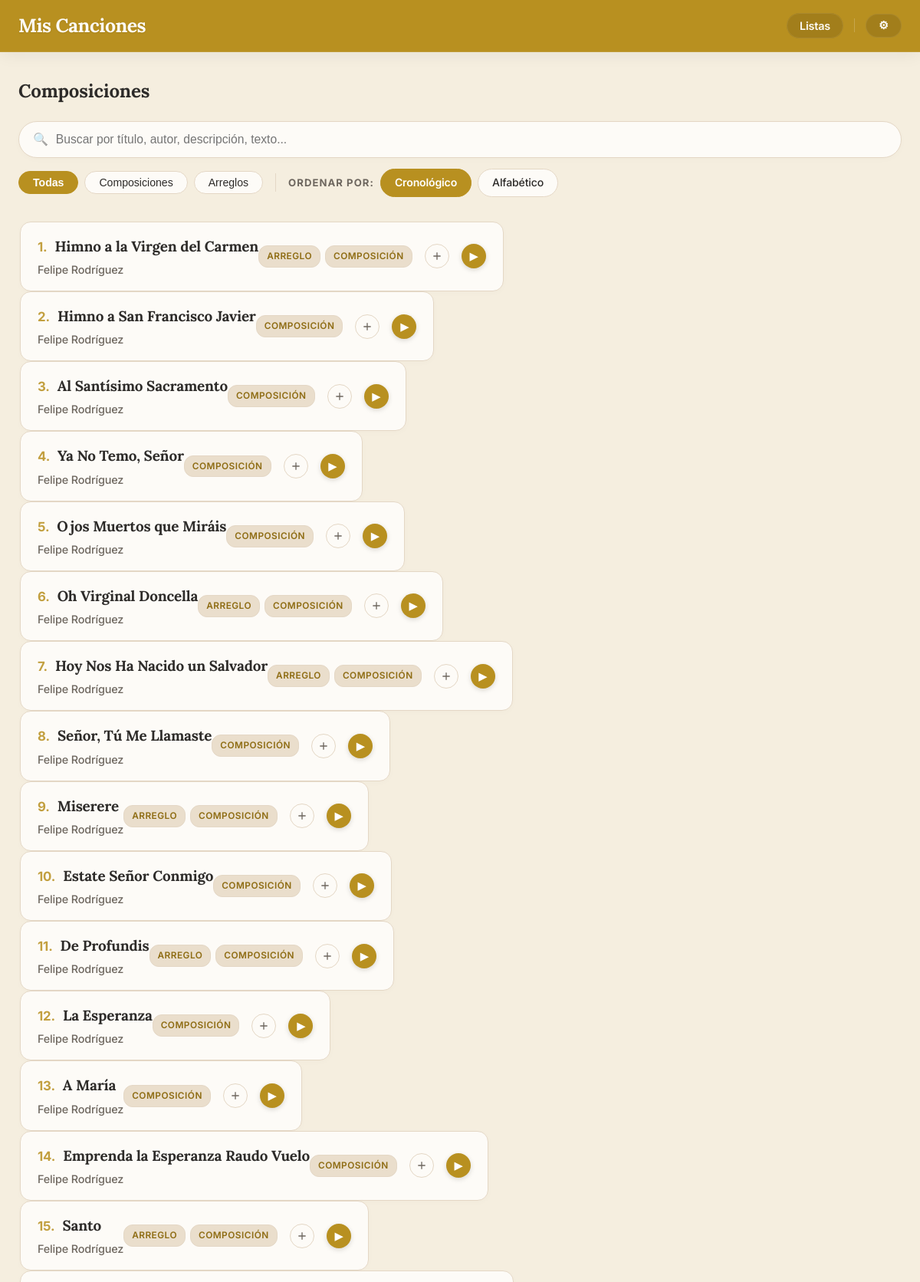
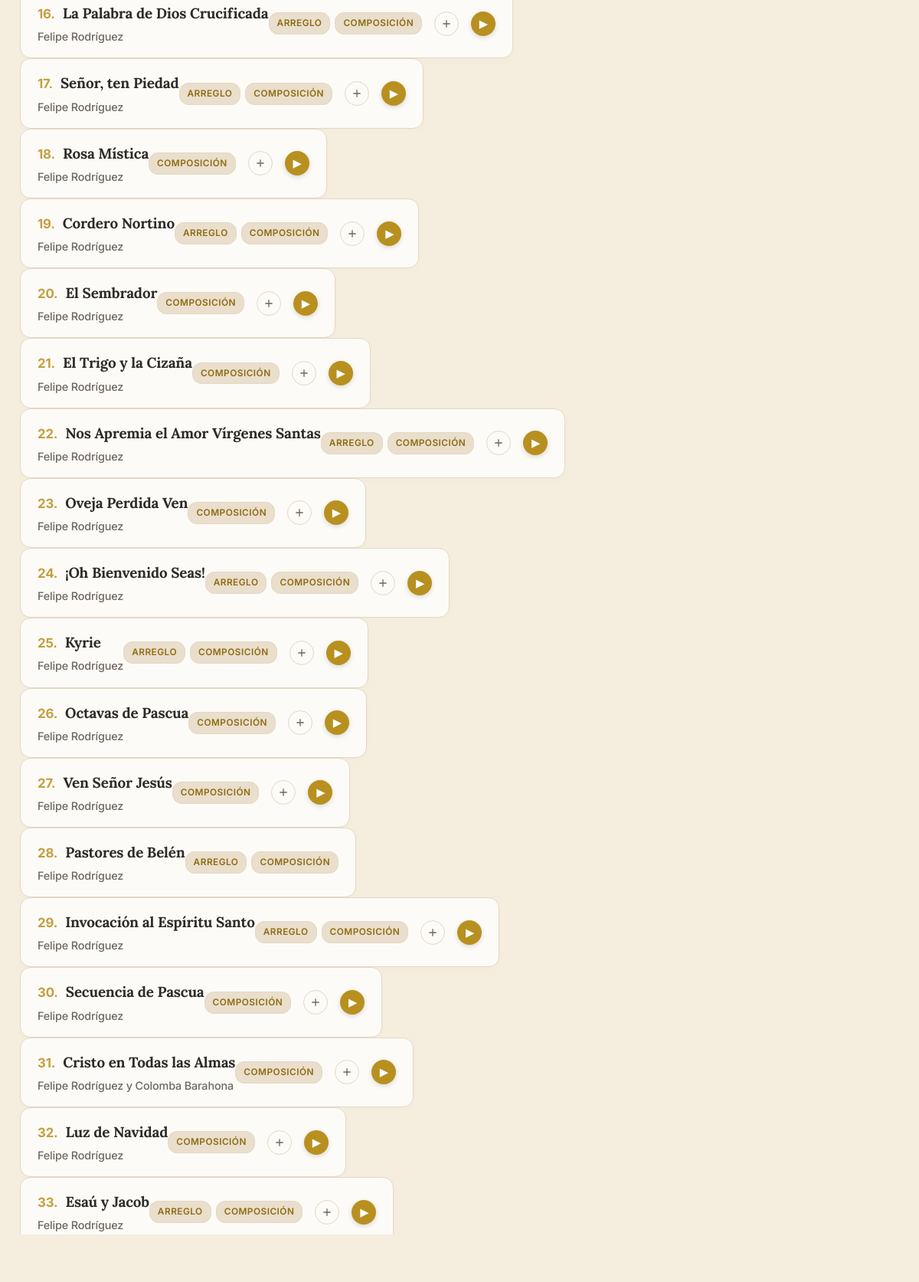
Screenshot of /composiciones (upper part) with the database file from the repository (2 pictures, top to bottom).
### app.py (models this page shows, shortened)
class Cancion(db.Model):
    id = db.Column(db.Integer, primary_key=True)
    titulo = db.Column(db.String(150), nullable=False)
    musica = db.Column(db.String(100))
    letra = db.Column(db.String(100))
    adaptacion = db.Column(db.String(100))
    idioma = db.Column(db.String(50))
    dia = db.Column(db.Integer, nullable=True)
    mes = db.Column(db.Integer, nullable=True)
    anio = db.Column(db.Integer)
    descripcion = db.Column(db.Text)
    audio = db.Column(db.String(150))
    letras_acordes = db.Column(db.String(150)) # Antes 'partitura' (PDF)
    partitura = db.Column(db.String(150))      # Antes 'partitura_xml' (MusicXML)
    midi = db.Column(db.String(150))           # Archivo MIDI
    tags_json = db.Column(db.String(500))
    tipo = db.Column(db.String(50), nullable=False, default='local')
    categorias_json = db.Column(db.String(200))
    youtube_video_embed = db.Column(db.Text)
    youtube_audio_embed = db.Column(db.Text)
    interprete = db.Column(db.String(200), nullable=True)
    ensambles_json = db.Column(db.Text, nullable=True)
    descargas_json = db.Column(db.Text, nullable=True)
    audios_json = db.Column(db.Text, nullable=True)
    tipo_pdf = db.Column(db.String(50), nullable=True) # 'partitura' o 'letras_acordes'
    @property
    def categorias(self):
        return json.loads(self.categorias_json) if self.categorias_json else []

### app.py (the view)
@app.route('/composiciones')
def ver_composiciones():
    sort_by = request.args.get('sort_by', 'cronologico')
    base_songs = search_by_category("Composición")
    filtered_songs, search_query = search_songs(base_songs)
    if sort_by == 'cronologico':
        def get_song_order_cronologico(song):
            anio = song.anio if song.anio is not None else 0
            mes = song.mes if song.mes is not None else 0
            dia = song.dia if song.dia is not None else 0
            return (anio, mes, dia)
        filtered_songs.sort(key=lambda song: (get_song_order_cronologico(song), normalize_for_sorting(song.titulo)), reverse=True)
    else:
        filtered_songs.sort(key=lambda x: normalize_for_sorting(x.titulo))
    return render_template('composiciones.html', composiciones=filtered_songs, search_query=search_query, page_context='composiciones', sort_by=sort_by)

### app.py (called while the page is built, shortened)
@app.template_filter('sort_categories_for_page')
def sort_categories_for_page(categories, page_context='default'):
    sorted_cats = list(categories) # Crear una copia para no modificar la original
    if page_context == 'arreglos':
        sorted_cats.sort(key=lambda x: (x != 'Composición', x != 'Arreglo'))
    else:
        sorted_cats.sort(key=lambda x: (x != 'Arreglo', x != 'Composición'))
    return sorted_cats

@app.context_processor
def inject_globals():
    try:
        with open('build_date.txt', 'r', encoding='utf-8') as f:
            date_str = f.read().strip()
    except Exception:
        date_str = "Desconocida"
    return dict(last_update=date_str, FEATURES=FEATURES)

def normalize_for_sorting(titulo):
    if not titulo:
        return ""
    titulo_normalizado = unidecode(titulo.lower())
    return "".join(c for c in titulo_normalizado if c.isalnum() or c.isspace()).strip()

def search_songs(base_songs):
    search_query = request.args.get('search', '').strip()
    if not search_query:
        return base_songs, search_query

def normalize_category_name(cat_name):
    if not cat_name: return ""
    c = unidecode(cat_name.lower().strip())
    if c.startswith('arreglo'): return 'Arreglo'
    if c.startswith('composic'): return 'Composición'
    return cat_name

def search_by_category(category_name):
    all_songs = Cancion.query.all()
    target_norm = unidecode(normalize_category_name(category_name).lower())
    result = []
    for song in all_songs:
        song_cats = [unidecode(normalize_category_name(cat).lower()) for cat in song.categorias]
        if target_norm in song_cats or any(target_norm in c for c in song_cats):
            result.append(song)
    return result

### templates/composiciones.html
{% extends "base.html" %}
{% block content %}
    <h2>Composiciones</h2>
    {% include '_filters.html' %}
    <div class="lista-scroll" id="song-list-container">
        {% include '_song_list.html' %}
    </div>
{% endblock %}

### templates/_song_list.html
<div class="lista-composiciones">
    {% for obra in composiciones %}
        <div class="tarjeta-obra-wrapper">
            <a href="{{ url_for('ver_composicion', comp_id=obra.id, context=page_context, tag_name=tag_nombre, search=search_query, sort_by=sort_by) }}"
               class="tarjeta-obra"
               data-id="{{ obra.id }}"
               {% if obra.audio %}data-audio="{{ url_for('static', filename=obra.audio) }}"{% endif %}
               data-title="{{ obra.titulo }}">
                <div class="info-tarjeta">
                    <div class="song-title-with-number">
                        <span class="song-number">{{ loop.index }}.</span>
                        <h3>{{ obra.titulo }}</h3>
                    </div>
                    <p>
                        {{ obra.musica }}
                    </p>
                </div>
                <div class="tarjeta-right-section">
                    <div class="categoria-tags-container">
                        {% if obra.categorias %}
                            {% for cat in obra.categorias | sort_categories_for_page(page_context) %}
                                <span class="categoria-tag">{{ cat }}</span>
                            {% endfor %}
                        {% endif %}
                    </div>
                    {% if obra.audio %}
                    <button class="btn-add-queue opt-add-queue" data-id="{{ obra.id }}" data-audio="{{ url_for('static', filename=obra.audio) }}" data-title="{{ obra.titulo }}" title="Añadir a la cola">
                        <svg viewBox="0 0 24 24" width="16" height="16" fill="currentColor"><path d="M19 13h-6v6h-2v-6H5v-2h6V5h2v6h6v2z"/></svg>
                    </button>
                    <button class="list-play-btn" data-id="{{ obra.id }}" data-title="{{ obra.titulo }}" data-audio="{{ url_for('static', filename=obra.audio) }}" title="Reproducir / Pausar">▶</button>
                    {% endif %}
                </div>
            </a>
        </div>
    {% else %}
        <p style="padding: 20px;">No se encontraron canciones que coincidan con tu búsqueda.</p>
    {% endfor %}
</div>

### static/style.css (style rules this page uses)
:root { --color-principal: #b89020; --color-fondo: #f5eedf; --color-boton-nav: #a27e1b; --color-texto: #2d2b29; --color-texto-secundario: #6e675f; --color-acento: #dcb33f; --color-blanco: #fdfbf7; --color-tag-bg: #eadecc; --color-tag-texto: #8e6c13; --color-borde: #e4d7c5; --color-header-bg: var(--color-principal); --color-header-texto: var(--color-blanco); --color-header-btn-bg: var(--color-boton-nav); --color-footer-bg: var(--color-principal); --color-footer-texto: var(--color-blanco); --color-btn-bg: var(--color-principal); --color-btn-texto: var(--color-blanco); --color-btn-borde: transparent; }
html { scrollbar-width: thin; scrollbar-color: var(--color-boton-nav) var(--color-fondo); }
body { font-family: 'Inter', sans-serif; background-color: var(--color-fondo); color: var(--color-texto); margin: 0; line-height: 1.6; letter-spacing: -0.01em; padding-bottom: 110px; }
h1, h2, h3, h4, h5, h6, .brand-logo { font-family: 'Lora', serif; font-weight: 700; }
.lista-scroll { height: 80vh; overflow-y: auto; border: none; background-color: transparent; padding-right: 5px; }
.lista-composiciones { display: block; padding: 8px 2px; }
.tarjeta-obra { display: flex; justify-content: space-between; align-items: center; border-bottom: none; text-decoration: none; color: var(--color-texto); background-color: var(--color-blanco); border-radius: 14px; margin-bottom: 12px; box-shadow: 0 2px 8px rgba(0,0,0,0.02); border: 1px solid var(--color-borde); transition: all 0.25s cubic-bezier(0.4, 0, 0.2, 1); padding: 16px 22px; box-sizing: border-box; }
.song-title-with-number { display: flex; align-items: baseline; gap: 10px; }
.song-number { color: var(--color-principal); opacity: 0.85; font-weight: 700; font-size: 1.05em; }
.tarjeta-obra:last-child { margin-bottom: 0; }
.info-tarjeta { padding: 0; }
.info-tarjeta h3 { margin: 0 0 4px 0; font-size: 1.18rem; color: var(--color-texto); font-weight: 700; letter-spacing: -0.01em; }
.info-tarjeta p { margin: 0; color: var(--color-texto-secundario); font-size: 0.90em; font-weight: 500; }
.categoria-tags-container { display: flex; gap: 6px; align-items: center; }
.categoria-tag { background-color: var(--color-tag-bg); color: var(--color-tag-texto); border: 1px solid var(--color-borde); font-size: 0.74rem; font-weight: 600; padding: 4px 10px; border-radius: 12px; margin-left: 0; white-space: nowrap; text-transform: uppercase; letter-spacing: 0.04em; transition: all 0.2s ease; }
.tarjeta-right-section { display: flex; align-items: center; gap: 16px; }
.list-play-btn { display: flex; align-items: center; justify-content: center; background-color: var(--color-principal); color: #fff; width: 32px; height: 32px; border-radius: 50%; font-size: 0.85rem; font-weight: bold; border: none !important; outline: none !important; box-shadow: 0 2px 6px rgba(0,0,0,0.15); transition: all 0.2s ease; flex-shrink: 0; -webkit-tap-highlight-color: transparent; }
body { padding-bottom: 120px; }

### rows the page displays
Cancion: titulo "Himno a la Virgen del Carmen", musica "Felipe Rodríguez", cat "ARREGLO" "COMPOSICIÓN"
Cancion: titulo "Himno a San Francisco Javier", musica "Felipe Rodríguez", cat "COMPOSICIÓN"
Cancion: titulo "Al Santísimo Sacramento", musica "Felipe Rodríguez", cat "COMPOSICIÓN"
Cancion: titulo "Ya No Temo, Señor", musica "Felipe Rodríguez", cat "COMPOSICIÓN"
Cancion: titulo "Ojos Muertos que Miráis", musica "Felipe Rodríguez", cat "COMPOSICIÓN"
Cancion: titulo "Oh Virginal Doncella", musica "Felipe Rodríguez", cat "ARREGLO" "COMPOSICIÓN"
Cancion: titulo "Hoy Nos Ha Nacido un Salvador", musica "Felipe Rodríguez", cat "ARREGLO" "COMPOSICIÓN"
Cancion: titulo "Señor, Tú Me Llamaste", musica "Felipe Rodríguez", cat "COMPOSICIÓN"
Cancion: titulo "Miserere", musica "Felipe Rodríguez", cat "ARREGLO" "COMPOSICIÓN"
Cancion: titulo "Estate Señor Conmigo", musica "Felipe Rodríguez", cat "COMPOSICIÓN"
Cancion: titulo "De Profundis", musica "Felipe Rodríguez", cat "ARREGLO" "COMPOSICIÓN"
Cancion: titulo "La Esperanza", musica "Felipe Rodríguez", cat "COMPOSICIÓN"
Cancion: titulo "A María", musica "Felipe Rodríguez", cat "COMPOSICIÓN"
Cancion: titulo "Emprenda la Esperanza Raudo Vuelo", musica "Felipe Rodríguez", cat "COMPOSICIÓN"
Cancion: titulo "Santo", musica "Felipe Rodríguez", cat "ARREGLO" "COMPOSICIÓN"
Cancion: titulo "La Palabra de Dios Crucificada", musica "Felipe Rodríguez", cat "ARREGLO" "COMPOSICIÓN"
Cancion: titulo "Señor, ten Piedad", musica "Felipe Rodríguez", cat "ARREGLO" "COMPOSICIÓN"
Cancion: titulo "Rosa Mística", musica "Felipe Rodríguez", cat "COMPOSICIÓN"
Cancion: titulo "Cordero Nortino", musica "Felipe Rodríguez", cat "ARREGLO" "COMPOSICIÓN"
Cancion: titulo "El Sembrador", musica "Felipe Rodríguez", cat "COMPOSICIÓN"
Cancion: titulo "El Trigo y la Cizaña", musica "Felipe Rodríguez", cat "COMPOSICIÓN"
Cancion: titulo "Nos Apremia el Amor Vírgenes Santas", musica "Felipe Rodríguez", cat "ARREGLO" "COMPOSICIÓN"
Cancion: titulo "Oveja Perdida Ven", musica "Felipe Rodríguez", cat "COMPOSICIÓN"
Cancion: titulo "¡Oh Bienvenido Seas!", musica "Felipe Rodríguez", cat "ARREGLO" "COMPOSICIÓN"
Cancion: titulo "Kyrie", musica "Felipe Rodríguez", cat "ARREGLO" "COMPOSICIÓN"
Cancion: titulo "Octavas de Pascua", musica "Felipe Rodríguez", cat "COMPOSICIÓN"
Cancion: titulo "Ven Señor Jesús", musica "Felipe Rodríguez", cat "COMPOSICIÓN"
Cancion: titulo "Pastores de Belén", musica "Felipe Rodríguez", cat "ARREGLO" "COMPOSICIÓN"
Cancion: titulo "Invocación al Espíritu Santo", musica "Felipe Rodríguez", cat "ARREGLO" "COMPOSICIÓN"
Cancion: titulo "Secuencia de Pascua", musica "Felipe Rodríguez", cat "COMPOSICIÓN"
Cancion: titulo "Cristo en Todas las Almas", musica "Felipe Rodríguez y Colomba Barahona", cat "COMPOSICIÓN"
Cancion: titulo "Luz de Navidad", musica "Felipe Rodríguez", cat "COMPOSICIÓN"
Cancion: titulo "Esaú y Jacob", musica "Felipe Rodríguez", cat "ARREGLO" "COMPOSICIÓN"
